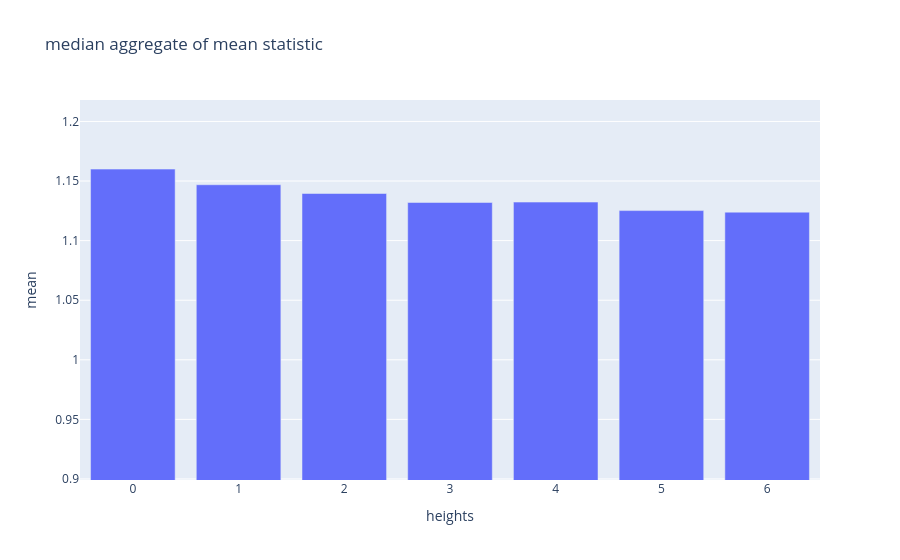

The notebook cell this image was saved under:
### Markdown cell above
As we can see, by looking at the mean aggregate, it seems like the trend still holds even for daily granularuity, however, the range is much smaller.

### Code cell
plots.plot_aggregate_statistics(day_aggs['mean', 'median'])

### Figure 1 — Plotly figure (JSON) as saved in the notebook; plotly's stock layout.template omitted (floating-point values rounded to 4 significant figures)
{"data": [{"type": "bar", "y": [1.16, 1.147, 1.14, 1.132, 1.132, 1.125, 1.124]}], "layout": {"title": {"text": "median aggregate of mean statistic "}, "xaxis": {"title": {"text": "heights"}}, "yaxis": {"range": [0.8991, 1.218], "title": {"text": "mean"}}}}
